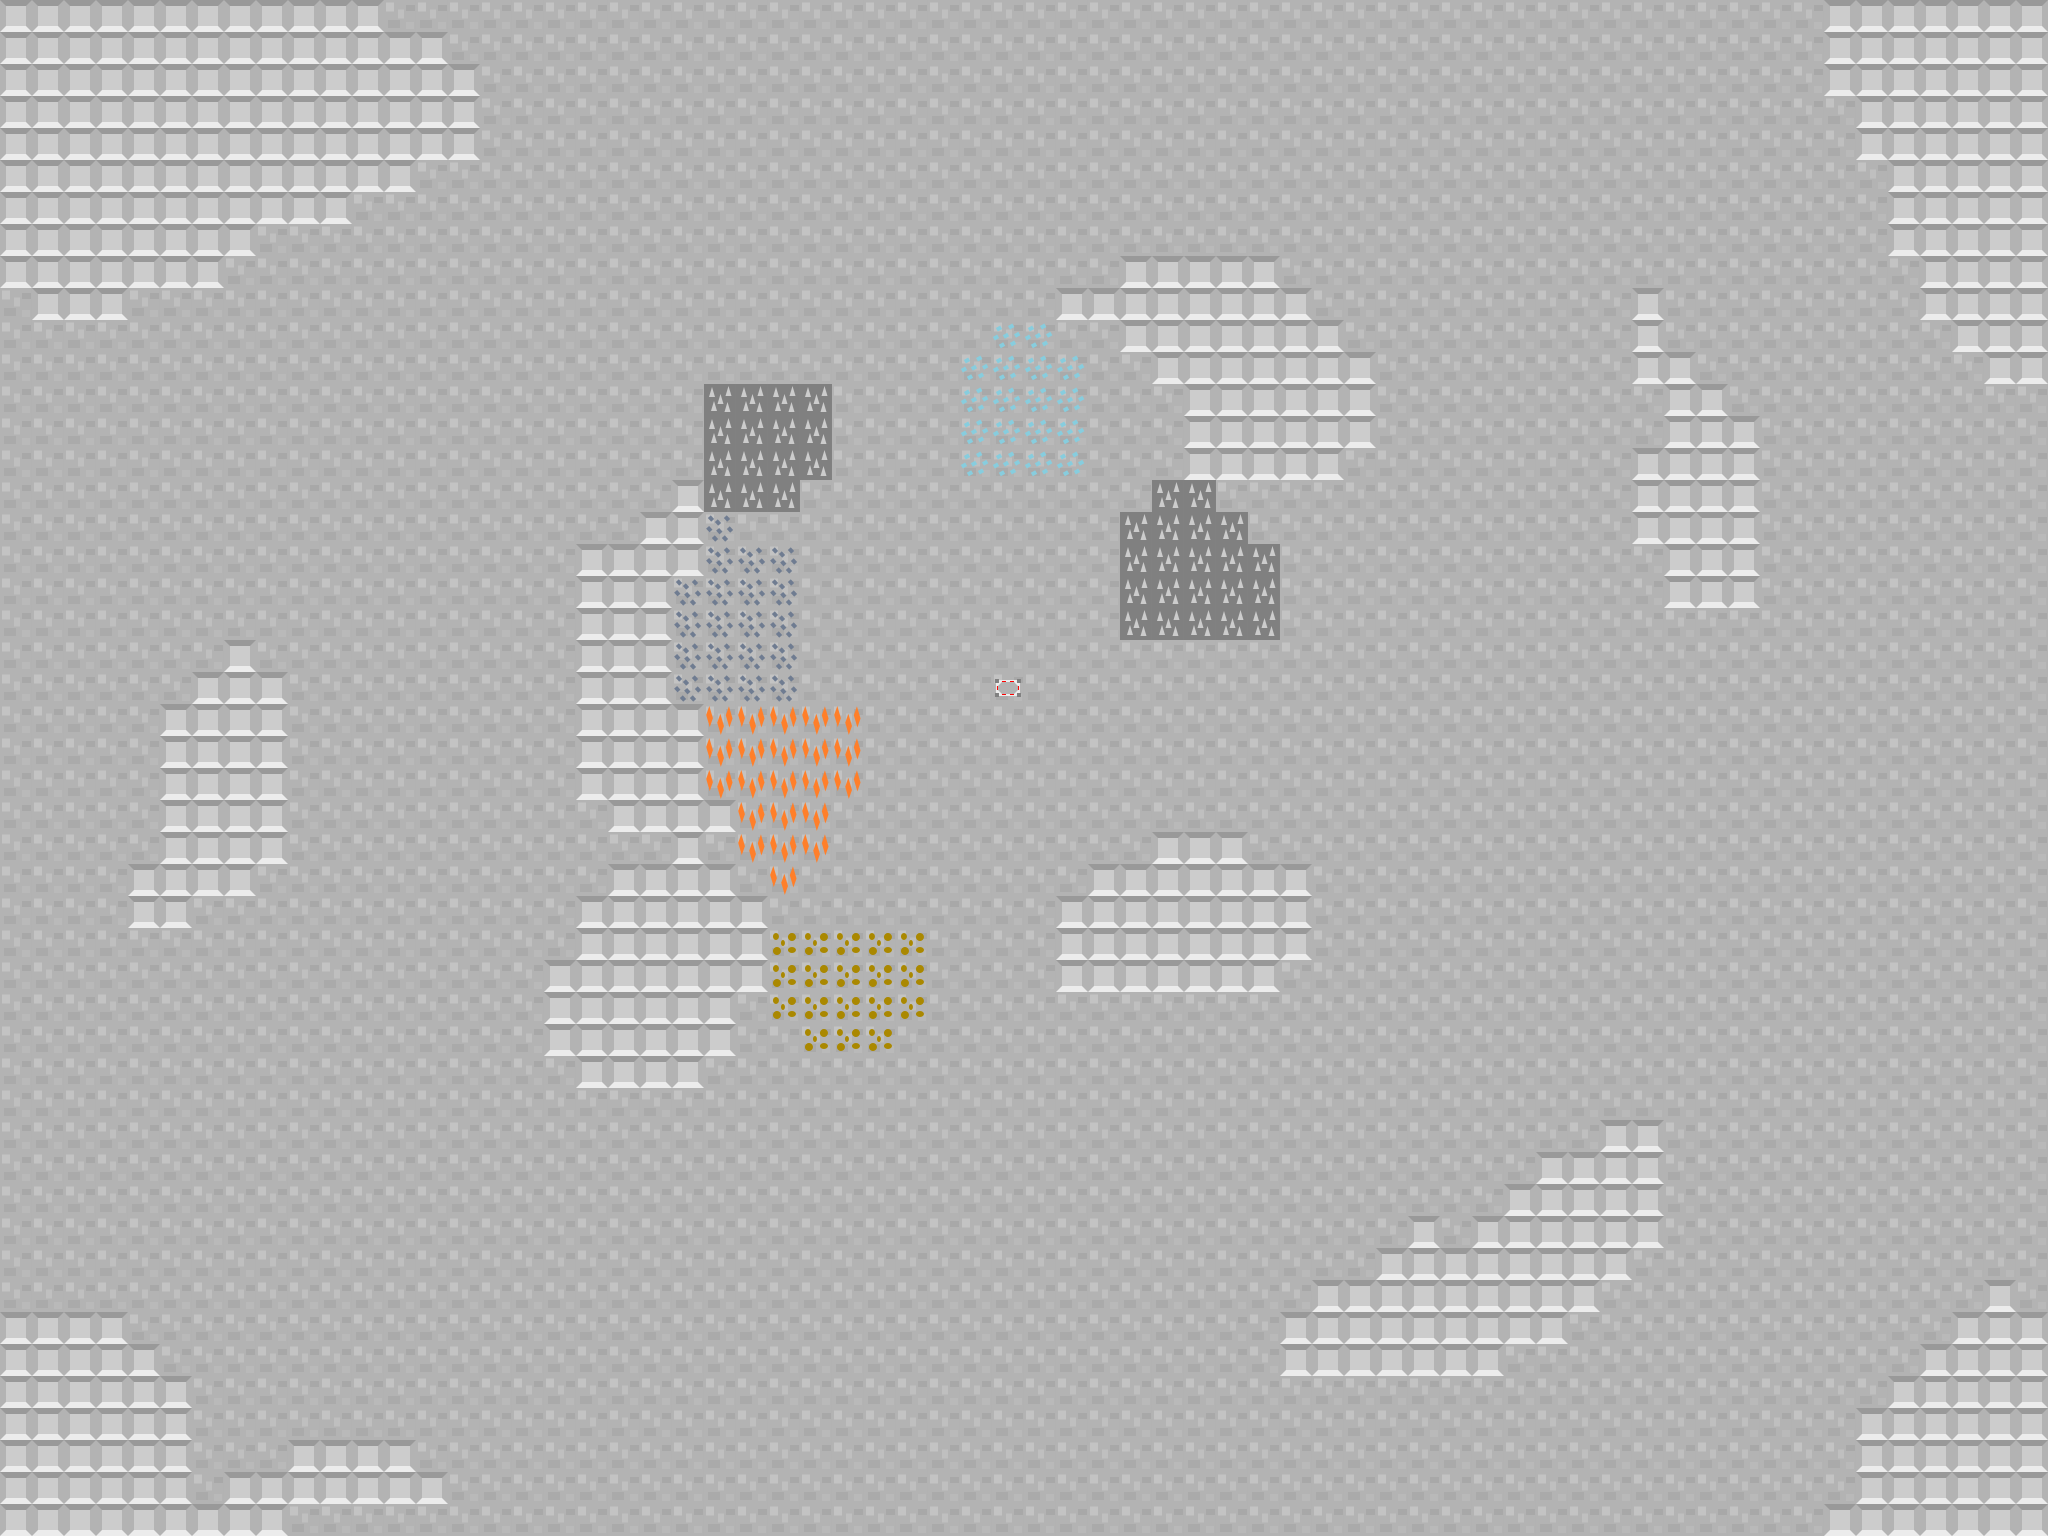

Tiled map render using the project's own tile images. Description and the map definition, with tile-layer contents summarised, below:
An orthogonal 64x48 tile map with 32x32 px tiles, 4 tile layers (bg, walls, resources, buildings).

<map version="1.0" orientation="orthogonal" renderorder="right-down" width="64" height="48" tilewidth="32" tileheight="32" nextobjectid="1">
 <tileset firstgid="1" name="tiles" tilewidth="32" tileheight="32" tilecount="10" columns="5">
  <image source="tiles.png" width="191" height="64" />
  <tile id="6">
   <animation>
    <frame tileid="7" duration="100" />
    <frame tileid="6" duration="100" />
    <frame tileid="8" duration="100" />
   </animation>
  </tile>
 </tileset>
 <layer name="bg" width="64" height="48">
  <data>[3072 cells, 3072 non-empty, 1 distinct tile ids]</data>
 </layer>
 <layer name="walls" width="64" height="48">
  <data>[3072 cells, 525 non-empty, 1 distinct tile ids]</data>
 </layer>
 <layer name="resources" width="64" height="48">
  <data>[3072 cells, 114 non-empty, 5 distinct tile ids]</data>
 </layer>
 <layer name="buildings" width="64" height="48">
  <data>[3072 cells, 1 non-empty, 1 distinct tile ids]</data>
 </layer>
</map>
